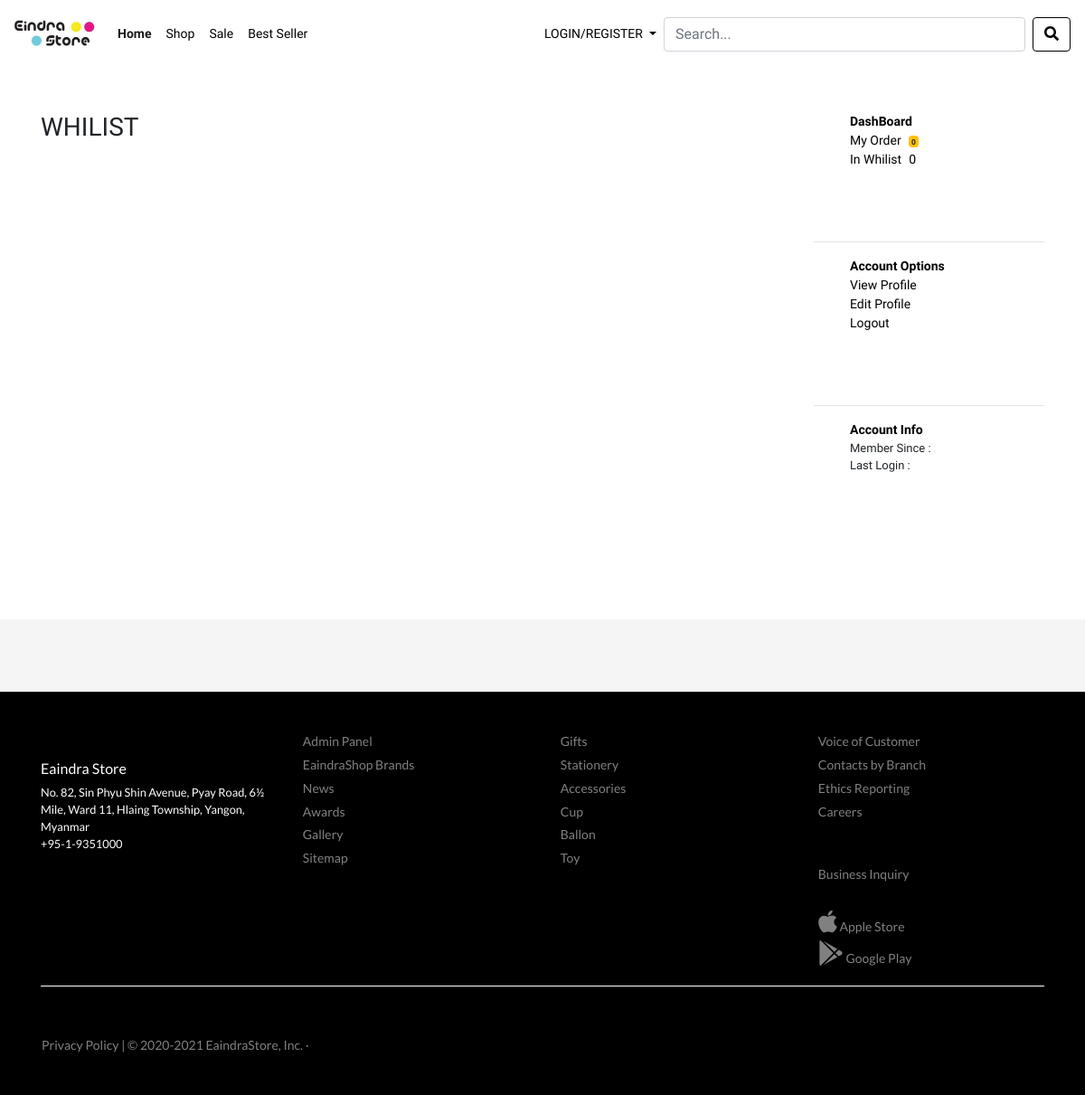
/dashboard.php, run on an earlier commit of the app's database.
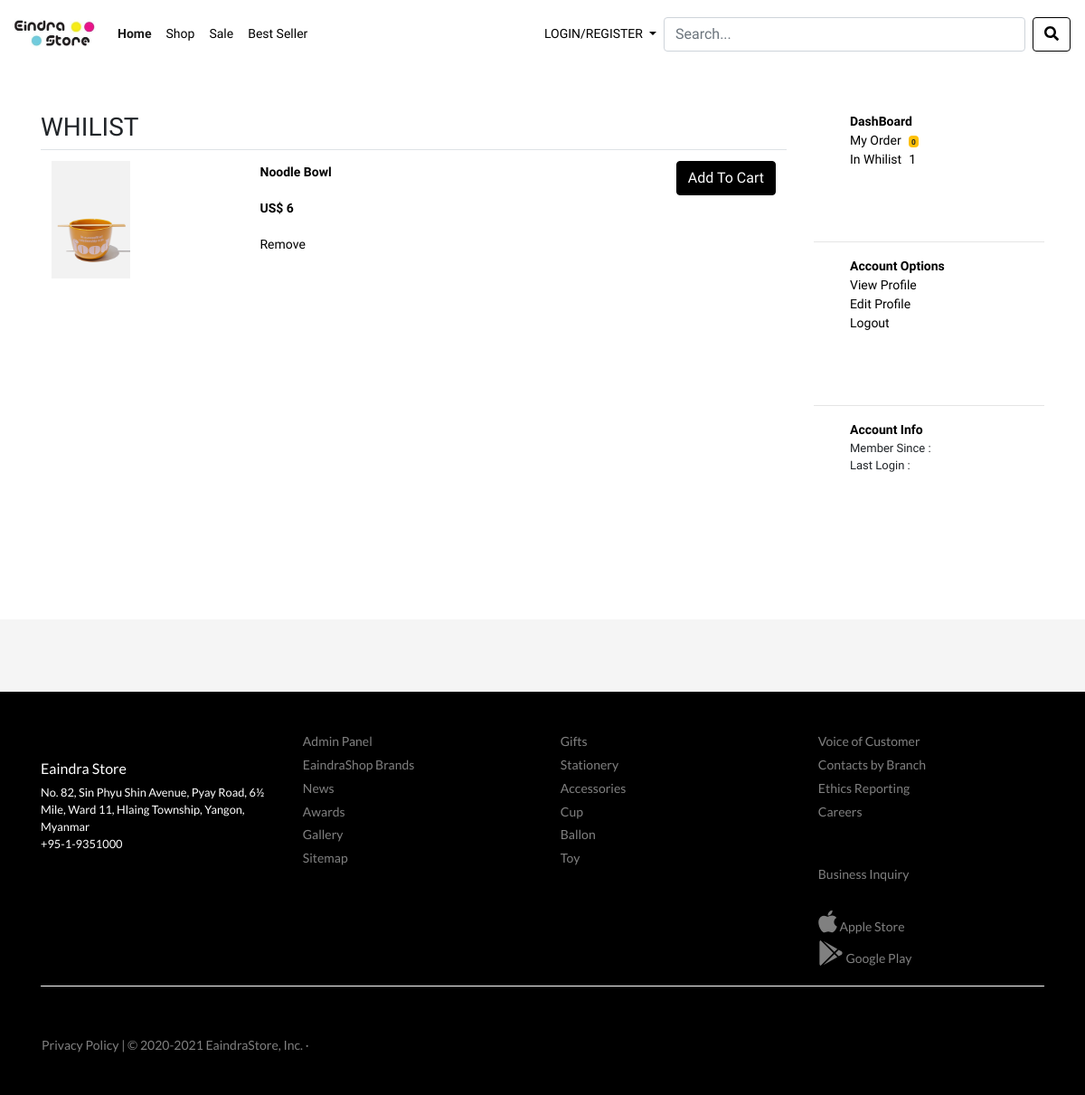
And on a later commit of the database.
### tables this page shows
CREATE TABLE `categories` (
  `cat_id` int(11) NOT NULL,
  `cat_name` varchar(255) NOT NULL,
  `created_date` datetime NOT NULL,
  `modified_date` datetime NOT NULL
);

CREATE TABLE `add_to_favourite` (
  `fav_id` int(11) NOT NULL,
  `product_id` int(11) NOT NULL,
  `customer_id` int(11) NOT NULL,
  `fav_date` datetime NOT NULL
);

CREATE TABLE `product` (
  `id` int(11) NOT NULL,
  `product_name` varchar(255) NOT NULL,
  `categories` varchar(255) NOT NULL,
  `sub_cat` varchar(255) NOT NULL,
  `brand` varchar(255) NOT NULL,
  `package` varchar(255) NOT NULL,
  `supplier` varchar(255) NOT NULL,
  `description` text NOT NULL,
  `price` varchar(50) NOT NULL,
  `cover` varchar(255) NOT NULL,
  `qty` int(11) NOT NULL,
  `created_date` datetime NOT NULL,
  `modified_date` datetime NOT NULL
);

### 002footer.php (the view, shortened to what the changed rows need)
<br><br><br><br>
  <footer id="footer-main">
    <div class="container">
      <div class="row">
        <div class="col-sm-3">
           <?php
               include('confs/config.php');
                $query = "SELECT * FROM categories order by cat_id desc";
                $result = mysqli_query($mysqli,$query);
                while($row = mysqli_fetch_assoc($result) ){
                    $id = $row['cat_id'];
                ?>
                <a href="product.php?cat=<?php echo $id ?>"><?php echo $row['cat_name'] ?></a>
            <?php } ?>
        </div>
      </div>
    </div>
  </footer>

### dashboard.php (shortened to what the changed rows need)
<?php
  include('001header.php');
  include('004navbar.php');
  $customer = $_SESSION['email'];
  $c = "SELECT * FROM customer WHERE email = '$customer'";
  $r = mysqli_query($mysqli,$c);
  $row_c =mysqli_fetch_assoc($r);
   $customer_id = $row_c['id'];
  $sql2 = "SELECT * FROM add_to_favourite WHERE customer_id='$customer_id'";
  $run2 =mysqli_query($mysqli,$sql2);
  $count_fav = mysqli_num_rows($run2);
?>
<br><br>
 <div class="container">
   <div class="row">
     <div class="col-md-9">
        <div class="row">
          <?php
    $customer = $_SESSION['email'];
            $c = "SELECT * FROM customer WHERE email = '$customer'";
            $r = mysqli_query($mysqli,$c);
            $row_c =mysqli_fetch_assoc($r);
             $customer_id = $row_c['id'];
          $result = mysqli_query($mysqli,"SELECT distinct product.*,add_to_favourite.product_id,add_to_favourite.customer_id,add_to_favourite.fav_id FROM product LEFT JOIN add_to_favourite
          ON product.id = add_to_favourite.product_id
          WHERE add_to_favourite.customer_id = '$customer_id'");
          if($result){
            while($obj = mysqli_fetch_object($result)) {
            ?>
              <div class="col-md-12">
              <table class="table haha">
              <tr>
                <td><img src="admin/cover/<?php echo $obj->cover ?>" height="130"/></td>
                <td>
                <p><strong><a href="detail.php?id=<?php echo  $obj->id ?>"><?php echo $obj->product_name ?></a></strong></p>
                <p><strong>US$ <?php echo  $obj->price ?></strong></p>
                <a href="fav_delete.php?id=<?php echo $obj->fav_id ?>">Remove</a>
                </td>
                <td></td>
                <td></td>
                <td>
                <form method="post" action="detail_add.php" enctype="multipart/form-data">
                <?php if($obj->qty > 0){ ?>
                <input type="submit" name="submit" value="Add To Cart"  class="btn btn-dark float-right" />
                </form>
     <?php } ?>
              </td>
              </tr>
              </table>
              </div>
            <?php }} ?>
       </div>
     </div>
        <div class="col-md-3">
       <ul class="dash">
          <li><a href='dashboard.php'>In Whilist<span class='label label-danger' style='margin-left: 8px;'><?php echo $count_fav ?></a></li>
        </ul><br><br>
        <br><br>
        <br><br>
     </div>
   </div>
 </div>
  <?php include('002footer.php'); ?>

What changed in the data, as far as the page shows it:
added add_to_favourite: product.cover (picture), product.product_name "Noodle Bowl", product.price "6"
Also different on the page:
$count_fav: "0" → "1"
